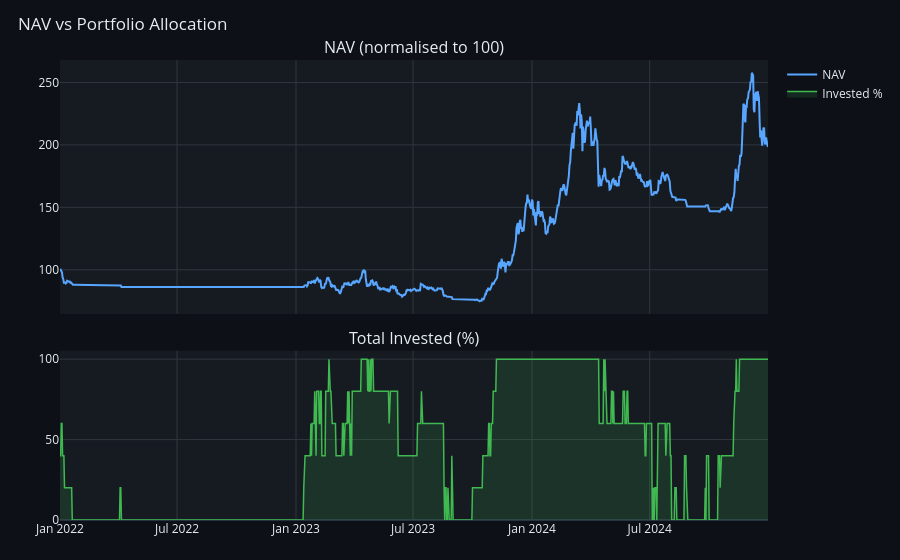

Source (notebook cell):
### Markdown cell above
## 8. NAV vs Allocation

Overlay the NAV (normalised) with the total invested percentage to see how cash allocation
correlates with performance — periods of heavy cash are periods where the signal went flat.

### Code cell
nav_norm   = result.nav / result.nav.iloc[0] * 100
# reindex signal weights to match NAV dates
invested   = weights_over_time.sum(axis=1).reindex(nav_norm.index, method="ffill") * 100

fig = make_subplots(
    rows=2, cols=1,
    row_heights=[0.6, 0.4],
    subplot_titles=["NAV (normalised to 100)", "Total Invested (%)"],
    shared_xaxes=True,
    vertical_spacing=0.08,
)

fig.add_trace(go.Scatter(
    x=nav_norm.index, y=nav_norm,
    name="NAV", line={"color": PALETTE["accent_blue"], "width": 2},
), row=1, col=1)

fig.add_trace(go.Scatter(
    x=invested.index, y=invested,
    name="Invested %", fill="tozeroy",
    line={"color": PALETTE["accent_green"], "width": 1.5},
    fillcolor="rgba(63,185,80,0.15)",
), row=2, col=1)

fig.update_layout(
    template="plotly_dark",
    paper_bgcolor=PALETTE["background"],
    plot_bgcolor=PALETTE["surface"],
    font={"color": PALETTE["text_primary"]},
    height=560,
    title={"text": "NAV vs Portfolio Allocation", "x": 0.02},
    margin={"l": 60, "r": 20, "t": 60, "b": 40},
)
for axis in fig.layout:
    if axis.startswith("xaxis") or axis.startswith("yaxis"):
        fig.layout[axis].update(gridcolor=PALETTE["border"])

fig.show()

### Figure 1 — Plotly figure (JSON) as saved in the notebook; plotly's stock layout.template omitted (floating-point values rounded to 4 significant figures; data arrays with more than 128 entries replaced by an {"elided": "..."} marker saying what was removed)
{"data": [{"line": {"color": "#58a6ff", "width": 2}, "name": "NAV", "x": {"elided": "1096 str values"}, "y": {"elided": "1096 float values"}, "type": "scatter", "xaxis": "x", "yaxis": "y"}, {"fill": "tozeroy", "fillcolor": "rgba(63,185,80,0.15)", "line": {"color": "#3fb950", "width": 1.5}, "name": "Invested %", "x": {"elided": "1096 str values"}, "y": {"elided": "1096 float values"}, "type": "scatter", "xaxis": "x2", "yaxis": "y2"}], "layout": {"xaxis": {"anchor": "y", "domain": [0, 1], "matches": "x2", "showticklabels": false, "gridcolor": "#30363d"}, "yaxis": {"anchor": "x", "domain": [0.448, 1], "gridcolor": "#30363d"}, "xaxis2": {"anchor": "y2", "domain": [0, 1], "gridcolor": "#30363d"}, "yaxis2": {"anchor": "x2", "domain": [0, 0.368], "gridcolor": "#30363d"}, "annotations": [{"font": {"size": 16}, "showarrow": false, "text": "NAV (normalised to 100)", "x": 0.5, "xanchor": "center", "xref": "paper", "y": 1, "yanchor": "bottom", "yref": "paper"}, {"font": {"size": 16}, "showarrow": false, "text": "Total Invested (%)", "x": 0.5, "xanchor": "center", "xref": "paper", "y": 0.368, "yanchor": "bottom", "yref": "paper"}], "font": {"color": "#e6edf3"}, "title": {"text": "NAV vs Portfolio Allocation", "x": 0.02}, "margin": {"l": 60, "r": 20, "t": 60, "b": 40}, "paper_bgcolor": "#0d1117", "plot_bgcolor": "#161b22", "height": 560}}
